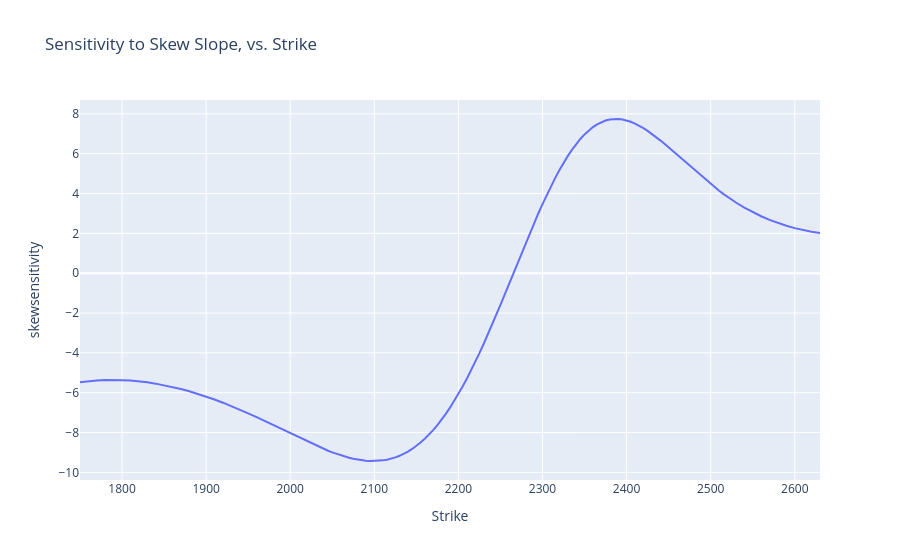

Notebook code cell kept with this figure:
### Code cell
import plotly.express as px

fig = px.line(options, x="Strike", y="skewsensitivity", title='Sensitivity to Skew Slope, vs. Strike')
fig.show()

### Figure 1 — Plotly figure (JSON) as saved in the notebook; plotly's stock layout.template omitted (floating-point values rounded to 4 significant figures; data arrays with more than 128 entries replaced by an {"elided": "..."} marker saying what was removed)
{"data": [{"hovertemplate": "Strike=%{x}<br>skewsensitivity=%{y}<extra></extra>", "legendgroup": "", "line": {"color": "#636efa", "dash": "solid"}, "marker": {"symbol": "circle"}, "mode": "lines", "name": "", "orientation": "v", "showlegend": false, "type": "scatter", "x": {"elided": "145 int values"}, "xaxis": "x", "y": {"elided": "145 float values"}, "yaxis": "y"}], "layout": {"legend": {"tracegroupgap": 0}, "title": {"text": "Sensitivity to Skew Slope, vs. Strike"}, "xaxis": {"anchor": "y", "domain": [0, 1], "title": {"text": "Strike"}}, "yaxis": {"anchor": "x", "domain": [0, 1], "title": {"text": "skewsensitivity"}}}}
